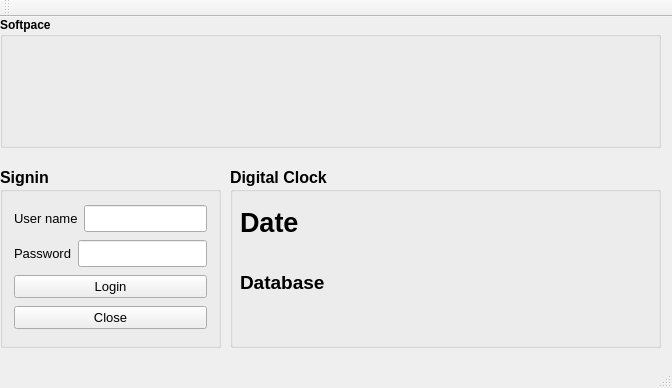
<?xml version="1.0" encoding="UTF-8"?>
<ui version="4.0">
 <class>CLogin</class>
 <widget class="QMainWindow" name="CLogin">
  <property name="geometry">
   <rect>
    <x>0</x>
    <y>0</y>
    <width>672</width>
    <height>388</height>
   </rect>
  </property>
  <property name="windowTitle">
   <string>CLogin</string>
  </property>
  <widget class="QWidget" name="centralWidget">
   <widget class="QGroupBox" name="groupBoxSoftpace">
    <property name="geometry">
     <rect>
      <x>0</x>
      <y>0</y>
      <width>661</width>
      <height>131</height>
     </rect>
    </property>
    <property name="font">
     <font>
      <weight>75</weight>
      <bold>true</bold>
     </font>
    </property>
    <property name="title">
     <string>Softpace</string>
    </property>
    <widget class="QLabel" name="label">
     <property name="geometry">
      <rect>
       <x>10</x>
       <y>20</y>
       <width>331</width>
       <height>101</height>
      </rect>
     </property>
     <property name="text">
      <string/>
     </property>
     <property name="pixmap">
      <pixmap>../../../../Qt/Logo/Logo.jpg</pixmap>
     </property>
    </widget>
    <widget class="QLabel" name="label_4">
     <property name="geometry">
      <rect>
       <x>350</x>
       <y>20</y>
       <width>281</width>
       <height>101</height>
      </rect>
     </property>
     <property name="text">
      <string/>
     </property>
     <property name="pixmap">
      <pixmap>../../../../Qt/Blaise-Passbilder/Blaise-Passbild_klein_sw.jpg</pixmap>
     </property>
    </widget>
   </widget>
   <widget class="QGroupBox" name="groupBox_DigitalClock">
    <property name="geometry">
     <rect>
      <x>230</x>
      <y>150</y>
      <width>431</width>
      <height>181</height>
     </rect>
    </property>
    <property name="font">
     <font>
      <pointsize>12</pointsize>
      <weight>75</weight>
      <bold>true</bold>
     </font>
    </property>
    <property name="title">
     <string>Digital Clock</string>
    </property>
    <widget class="QLabel" name="label_DateTime">
     <property name="geometry">
      <rect>
       <x>10</x>
       <y>40</y>
       <width>411</width>
       <height>31</height>
      </rect>
     </property>
     <property name="font">
      <font>
       <pointsize>20</pointsize>
      </font>
     </property>
     <property name="text">
      <string>Date</string>
     </property>
    </widget>
    <widget class="QLabel" name="Label_DatabaseConnecction">
     <property name="geometry">
      <rect>
       <x>10</x>
       <y>100</y>
       <width>411</width>
       <height>31</height>
      </rect>
     </property>
     <property name="font">
      <font>
       <pointsize>14</pointsize>
       <weight>75</weight>
       <bold>true</bold>
      </font>
     </property>
     <property name="text">
      <string>Database</string>
     </property>
    </widget>
   </widget>
   <widget class="QGroupBox" name="groupBox">
    <property name="geometry">
     <rect>
      <x>0</x>
      <y>150</y>
      <width>221</width>
      <height>181</height>
     </rect>
    </property>
    <property name="font">
     <font>
      <pointsize>12</pointsize>
      <weight>75</weight>
      <bold>true</bold>
     </font>
    </property>
    <property name="title">
     <string>Signin</string>
    </property>
    <layout class="QGridLayout" name="gridLayout">
     <item row="0" column="0">
      <layout class="QHBoxLayout" name="horizontalLayout">
       <item>
        <widget class="QLabel" name="label_2">
         <property name="font">
          <font>
           <pointsize>10</pointsize>
           <weight>50</weight>
           <bold>false</bold>
          </font>
         </property>
         <property name="text">
          <string>User name</string>
         </property>
        </widget>
       </item>
       <item>
        <widget class="QLineEdit" name="lineEdit_UserName"/>
       </item>
      </layout>
     </item>
     <item row="1" column="0">
      <layout class="QHBoxLayout" name="horizontalLayout_2">
       <item>
        <widget class="QLabel" name="label_3">
         <property name="font">
          <font>
           <pointsize>10</pointsize>
           <weight>50</weight>
           <bold>false</bold>
          </font>
         </property>
         <property name="text">
          <string>Password</string>
         </property>
        </widget>
       </item>
       <item>
        <widget class="QLineEdit" name="lineEdit_Password">
         <property name="echoMode">
          <enum>QLineEdit::Password</enum>
         </property>
        </widget>
       </item>
      </layout>
     </item>
     <item row="2" column="0">
      <widget class="QPushButton" name="pushButton_Login">
       <property name="font">
        <font>
         <pointsize>10</pointsize>
         <weight>50</weight>
         <bold>false</bold>
        </font>
       </property>
       <property name="text">
        <string>Login</string>
       </property>
      </widget>
     </item>
     <item row="3" column="0">
      <widget class="QPushButton" name="pushButton_Close">
       <property name="font">
        <font>
         <pointsize>10</pointsize>
         <weight>50</weight>
         <bold>false</bold>
        </font>
       </property>
       <property name="text">
        <string>Close</string>
       </property>
      </widget>
     </item>
    </layout>
   </widget>
  </widget>
  <widget class="QMenuBar" name="menuBar">
   <property name="geometry">
    <rect>
     <x>0</x>
     <y>0</y>
     <width>672</width>
     <height>21</height>
    </rect>
   </property>
  </widget>
  <widget class="QToolBar" name="mainToolBar">
   <attribute name="toolBarArea">
    <enum>TopToolBarArea</enum>
   </attribute>
   <attribute name="toolBarBreak">
    <bool>false</bool>
   </attribute>
  </widget>
  <widget class="QStatusBar" name="statusBar"/>
 </widget>
 <layoutdefault spacing="6" margin="11"/>
 <resources/>
 <connections/>
</ui>
